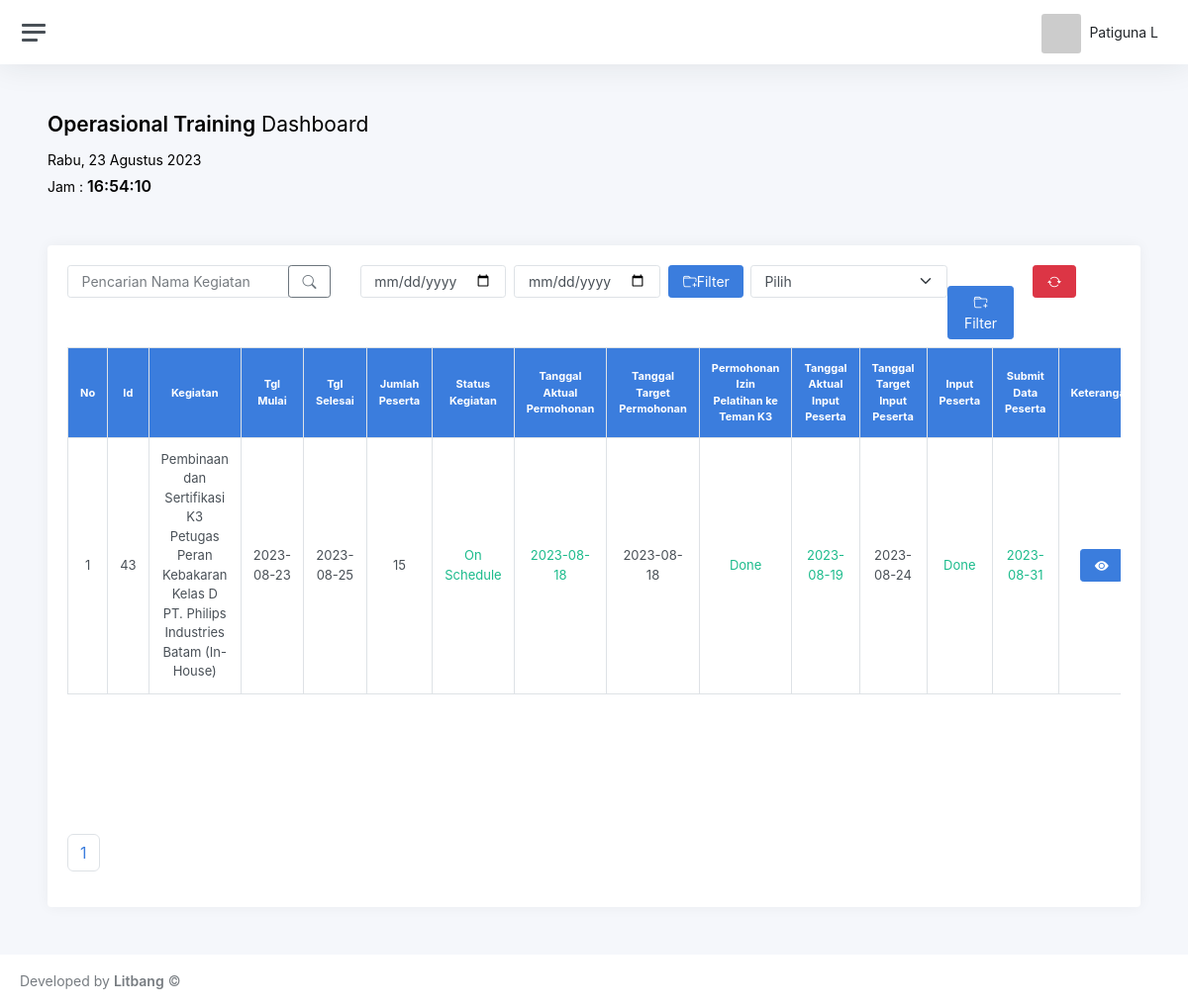
The app's page /operasional-training.php (signed in) with its own data.
### tables this page shows
CREATE TABLE `tabel_pelatihan` (
  `id` int(50) NOT NULL,
  `nama_kegiatan` varchar(200) DEFAULT NULL,
  `tanggal_mulai` date DEFAULT NULL,
  `tanggal_selesai` date DEFAULT NULL,
  `jumlah_peserta` int(100) DEFAULT NULL,
  `status_kegiatan` varchar(200) DEFAULT NULL,
  `permohonan_izin` varchar(200) DEFAULT NULL,
  `input_peserta` varchar(200) NOT NULL DEFAULT 'On Progress',
  `submit_data_peserta` date DEFAULT NULL,
  `tgl_aktual_serti` date DEFAULT NULL,
  `tgl_target_serti` date DEFAULT NULL,
  `pengajuan_sertifikat_internal` varchar(200) NOT NULL DEFAULT 'On Progress',
  `tgl_aktual_dok` date DEFAULT NULL,
  `tgl_target_dok` date DEFAULT NULL,
  `dokumen_diterima` varchar(200) NOT NULL DEFAULT 'On Progress',
  `status_dokumen` varchar(200) DEFAULT NULL,
  `tgl_aktual_permohonan_izin` date DEFAULT NULL,
  `tgl_target_permohonan_izin` date DEFAULT NULL,
  `tgl_aktual_input_peserta` date DEFAULT NULL,
  `tgl_target_input_peserta` date DEFAULT NULL,
  `permohonan_izin_pelatihan` varchar(255) NOT NULL DEFAULT 'On Progress',
  `keterangan` varchar(200) DEFAULT NULL,
  `created_at` timestamp NULL DEFAULT NULL
);

### config/config.php (called while the page is built, shortened)
<?php
$conn = mysqli_connect('localhost', 'root', '', 'multitra_multidasa');
function query($query)
{
    global $conn;
    $result = mysqli_query($conn, $query);
    $rows = [];
    while ($row = mysqli_fetch_assoc($result)) {
        $rows[] = $row;
    }
    return $rows;
}

### operasional-training.php (the view, shortened to what this page needs)
<?php
$jumlahDataPerHalaman = 100;
$jumlahData = count(query('SELECT * FROM tabel_pelatihan'));
$jumlahHalaman = ceil($jumlahData / $jumlahDataPerHalaman);
$halamanAktif = isset($_GET['halaman']) ? $_GET['halaman'] : 1;
$multi = query('SELECT * FROM tabel_pelatihan ORDER BY created_at DESC');
?>
<!doctype html>
<html lang="en">
<?php include 'partials/head.php'; ?>
<body>
    <div class="wrapper">
        <div class="main">
            <?php include 'partials/navbar.php'; ?>
            <main class="content">
                <div class="container-fluid p-0">
                    <h1 class="h3 mb-3"><strong>Operasional Training</strong> Dashboard</h1>
                    <div class="text-right">
                        <H5 class="jam"> <span id="tanggalwaktu"></span></H5>
                        <h5>Jam : <b><span id="jam" style="font-size:1rem"></span></b></h5>
                    </div>
                    <br>
                    <br>
                    <div class="card">
                        <div class="card-body">
                            <?php include 'partials/pelatihan-filter.php'; ?>
                            <div class="table-responsive scroll">
                                <table class="table table-bordered mt-2" border="1" cellpadding="1" cellspacing="">
                                    <thead>
                                        <tr>
                                            <th>No</th>
                                            <th>Id</th>
                                            <th>Kegiatan</th>
                                            <th>Tgl Mulai</th>
                                            <th>Tgl Selesai</th>
                                            <th>Jumlah Peserta</th>
                                            <th>Status Kegiatan</th>
                                            <th>Tanggal Aktual Permohonan</th>
                                            <th>Tanggal Target Permohonan</th>
                                            <th>Permohonan Izin Pelatihan ke Teman K3</th>
                                            <th>Tanggal Aktual Input Peserta</th>
                                            <th>Tanggal Target Input Peserta</th>
                                            <th>Input Peserta</th>
                                            <th>Submit Data Peserta</th>
                                            <th>Keterangan</th>
                                        </tr>
                                    </thead>
                                    <tbody>
                                        <?php $i = 1; ?>
                                        <?php foreach ($multi as $row) : ?>
                                        <tr align="center">
                                            <td><?php echo $i; ?></td>
                                            <td><?php echo $row['id']; ?></td>
                                            <td><?php echo $row['nama_kegiatan']; ?></a></td>
                                            <td><?php echo $row['tanggal_mulai']; ?></td>
                                            <td><?php echo $row['tanggal_selesai']; ?></td>
                                            <td><?php echo $row['jumlah_peserta']; ?></td>
                                            <?php require 'partials/row-status-kegiatan.php'; ?>
                                            <?php if ($row["tgl_aktual_permohonan_izin"]) : ?>
                                            <td class="text-success">
                                                <?php echo $row['tgl_aktual_permohonan_izin']; ?>
                                            </td>
                                            <?php else : ?>
                                            <td class="bg-danger text-white">
                                                <?php echo $row['tgl_aktual_permohonan_izin']; ?>
                                            </td>
                                            <?php endif ?>
                                            <td><?php echo $row['tgl_target_permohonan_izin']; ?></td>
                                            <?php require 'partials/row-permohonan-izin-teman.php'; ?>
                                            <?php if ($row["tgl_aktual_input_peserta"]) : ?>
                                            <td class="text-success">
                                                <?php echo $row['tgl_aktual_input_peserta']; ?>
                                            </td>
                                            <?php else : ?>
                                            <td class="bg-danger text-white">
                                                <?php echo $row['tgl_aktual_input_peserta']; ?>
                                            </td>
                                            <?php endif ?>
                                            <td><?php echo $row['tgl_target_input_peserta']; ?></td>
                                            <?php require 'partials/row-input-peserta.php'; ?>
                                            <?php require 'partials/row-submit-data-peserta.php'; ?>
                                            <?php require 'partials/row-keterangan.php'; ?>
                                        </tr>
                                        <?php $i++; ?>
                                        <?php endforeach; ?>
                                    </tbody>
                                </table>
                            </div>
                            <nav aria-label="Page navigation example">
                                <ul class="pagination">
                                    <li class="page-item">
                                        <?php for ($i = 1; $i <= $jumlahHalaman; $i++) : ?>
                                        <?php if ($i == $halamanAktif) : ?>
                                        <a class="page-link" href="?halaman=<?= $i ?>"><?= $i ?></a>
                                        <?php else : ?>
                                        <a class="page-link" href="?halaman=<?= $i ?>"><?= $i ?></a>
                                        <?php endif; ?>
                                        <?php endfor; ?>
                                    </li>
                                </ul>
                            </nav>
                        </div>
                    </div>
                </div>
            </main>
            <?php include 'partials/footer.php'; ?>
        </div>
    </div>
</body>
</html>

### partials/row-status-kegiatan.php
<?php if ($row["status_kegiatan"] === 'Running') : ?>
<td style="font-size:13px; color:blue" class="text-blue">
    <?php echo $row['status_kegiatan']; ?>
</td>
<?php elseif ($row["status_kegiatan"] === 'Postpone') : ?>
<td class="text-warning">
    <?php echo $row['status_kegiatan']; ?>
</td>
<?php elseif ($row["status_kegiatan"] === 'Cancel') : ?>
<td class="text-danger">
    <?php echo $row['status_kegiatan']; ?>
</td>
<?php elseif ($row["status_kegiatan"] === 'Done') : ?>
<td class="text-gray">
    <?php echo $row['status_kegiatan']; ?>
</td>
<?php elseif ($row["status_kegiatan"] === 'On Schedule') : ?>
<td class="text-success">
    <?php echo $row['status_kegiatan']; ?>
</td>
<?php elseif ($row["status_kegiatan"] === 'Estimate') : ?>
<td class="text-purple">
    <?php echo $row['status_kegiatan']; ?>
</td>
<?php else : ?>
<td class="bg-danger text-white">
    <?php echo $row['status_kegiatan']; ?>
</td>
<?php endif ?>

### partials/row-permohonan-izin-teman.php
<?php if ($row["permohonan_izin_pelatihan"] === 'Done') : ?>
<td class="text-success">
    <?php echo $row['permohonan_izin_pelatihan']; ?>
</td>
<?php elseif ($row["permohonan_izin_pelatihan"] === 'On Progress') : ?>
<td class="text-warning">
    <?php echo $row['permohonan_izin_pelatihan']; ?>
</td>
<?php elseif ($row["permohonan_izin_pelatihan"] === 'Over Schedule') : ?>
<td class="text-danger">
    <?php echo $row['permohonan_izin_pelatihan']; ?>
</td>
<?php else : ?>
<td class="bg-danger text-white">
    <?php echo $row['permohonan_izin_pelatihan']; ?>
</td>
<?php endif ?>

### partials/row-input-peserta.php
<?php if ($row["input_peserta"] === 'Done') : ?>
<td class="text-success">
    <?php echo $row['input_peserta']; ?>
</td>
<?php elseif ($row["input_peserta"] === 'On Progress') : ?>
<td class="text-warning">
    <?php echo $row['input_peserta']; ?>
</td>
<?php elseif ($row["input_peserta"] === 'Over Schedule') : ?>
<td class="text-danger">
    <?php echo $row['input_peserta']; ?>
</td>
<?php else : ?>
<td class="bg-danger text-white">
    <?php echo $row['input_peserta']; ?>
</td>
<?php endif ?>

### partials/row-submit-data-peserta.php
<?php if ($row["submit_data_peserta"]) : ?>
<td class="text-success">
    <?php echo $row['submit_data_peserta']; ?>
</td>
<?php else : ?>
<td class="bg-danger text-white">
    <?php echo $row['submit_data_peserta']; ?>
</td>
<?php endif ?>

### partials/row-keterangan.php (shortened to what this page needs)
<td>
    <button type="button" class="btn <?= !$row['keterangan'] ? 'btn-primary' : 'btn-warning' ?>" data-bs-toggle="modal"
        data-bs-target="#modalKeterangan<?php echo $row['id']; ?>">
        <i class="bi bi-eye-fill"></i>
    </button>
</td>

### partials/head.php (style rules this page uses)
.table { text-align: left; position: relative; margin-top: 0; }
tr { text-align: center; }
th { position: sticky; background: #3b7ddd !important; color: #fff !important; top: -5px; font-size: 11px; vertical-align: middle; text-align: center; }
td { font-size: 13px; }
.scroll { height: 500px; overflow: scroll; }

### records on screen
tabel_pelatihan: id "43", nama_kegiatan "Pembinaan dan Sertifikasi K3 Petugas Peran Kebakaran Kelas D PT. Philips Industries Batam (In-House)", tanggal_mulai "2023-08-23", tanggal_selesai "2023-08-25", jumlah_peserta "15", status_kegiatan "On Schedule", tgl_aktual_permohonan_izin "2023-08-18", tgl_target_permohonan_izin "2023-08-18", permohonan_izin_pelatihan "Done", tgl_aktual_input_peserta "2023-08-19", tgl_target_input_peserta "2023-08-24", input_peserta "Done", submit_data_peserta "2023-08-31"

### other values on screen
$_SESSION['user']['nama'] "Patiguna L"
